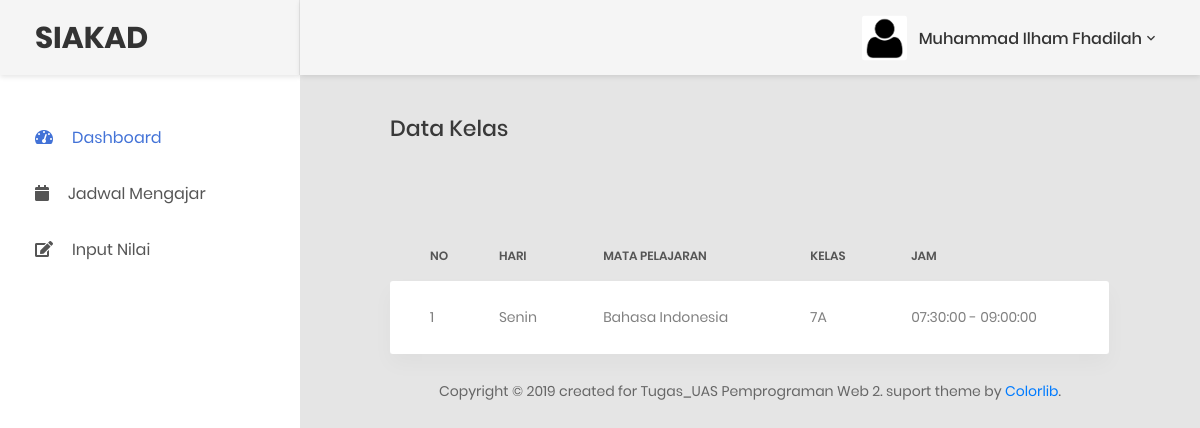
/guru/cek_jadwal.php (signed in), run on the app's committed database.
### tables this page shows
CREATE TABLE `jadwal` (
  `id` int(11) NOT NULL,
  `id_kelas` int(5) NOT NULL,
  `id_mapel` int(11) NOT NULL,
  `hari` varchar(10) NOT NULL,
  `jam_mulai` time NOT NULL,
  `jam_selesai` time NOT NULL
);

CREATE TABLE `mapel` (
  `id` int(11) NOT NULL,
  `nip` varchar(13) NOT NULL,
  `nama` varchar(50) NOT NULL,
  `id_kelas` int(11) NOT NULL
);

CREATE TABLE `kelas` (
  `id` int(11) NOT NULL,
  `no_kelas` varchar(5) NOT NULL
);

### guru/cek_jadwal.php (the view, shortened to what this page needs)
<?php
    include('../template/header.php');
?>
<div class="row">
    <div class="col-md-12">
        <h3 class="title-5 m-b-35">Data Kelas</h3>
        <div class="table-data__tool">
            <div class="table-data__tool-left">
                </div>
        </div>
        <div class="table-responsive table-responsive-data2">
            <table class="table table-data2">
                <thead>
                    <tr>
                        <th>No</th>
                        <th>Hari</th>
                        <th>Mata Pelajaran</th>
                        <th>Kelas</th>
                        <th>Jam</th>
                    </tr>
                </thead>
                <tbody>
                    <?php
                    include('../koneksi.php');
                    $nip = $_SESSION['nip'];
                    $no=1;
                    $sql="SELECT a.hari as hari, a.jam_mulai as mulai, a.jam_selesai as selesai, b.nama as mapel, c.no_kelas as kelas FROM jadwal a INNER JOIN mapel b on a.id_mapel=b.id inner join kelas c on a.id_kelas=c.id WHERE b.nip='$nip' ";
                    $query = mysqli_query($koneksi,$sql);
                    while($hasil = mysqli_fetch_array($query)){
                    ?>
                    <tr class="tr-shadow">
                        <td> <?= $no; ?> </td>
                        <td><?= $hasil['hari'];?></td>
                        <td><?= $hasil['mapel'];?></td>
                        <td><?= $hasil['kelas'];?></td>
                        <td><?= $hasil['mulai'];?> - <?= $hasil['selesai'];?></td>
                    </tr>
                    <tr class="spacer"></tr>
                <?php $no++; } ?>
                </tbody>
            </table>
        </div>
    </div>
</div>
<?php  include('../template/footer1.php'); ?>
<?php  include('../template/footer.php'); ?>

### data on the page
jadwal: hari "Senin", id_mapel.nama "Bahasa Indonesia", id_kelas.no_kelas "7A", jam_mulai "07:30:00", jam_selesai "09:00:00"

### other printed values
$_SESSION['nama'] "Muhammad Ilham Fhadilah"
